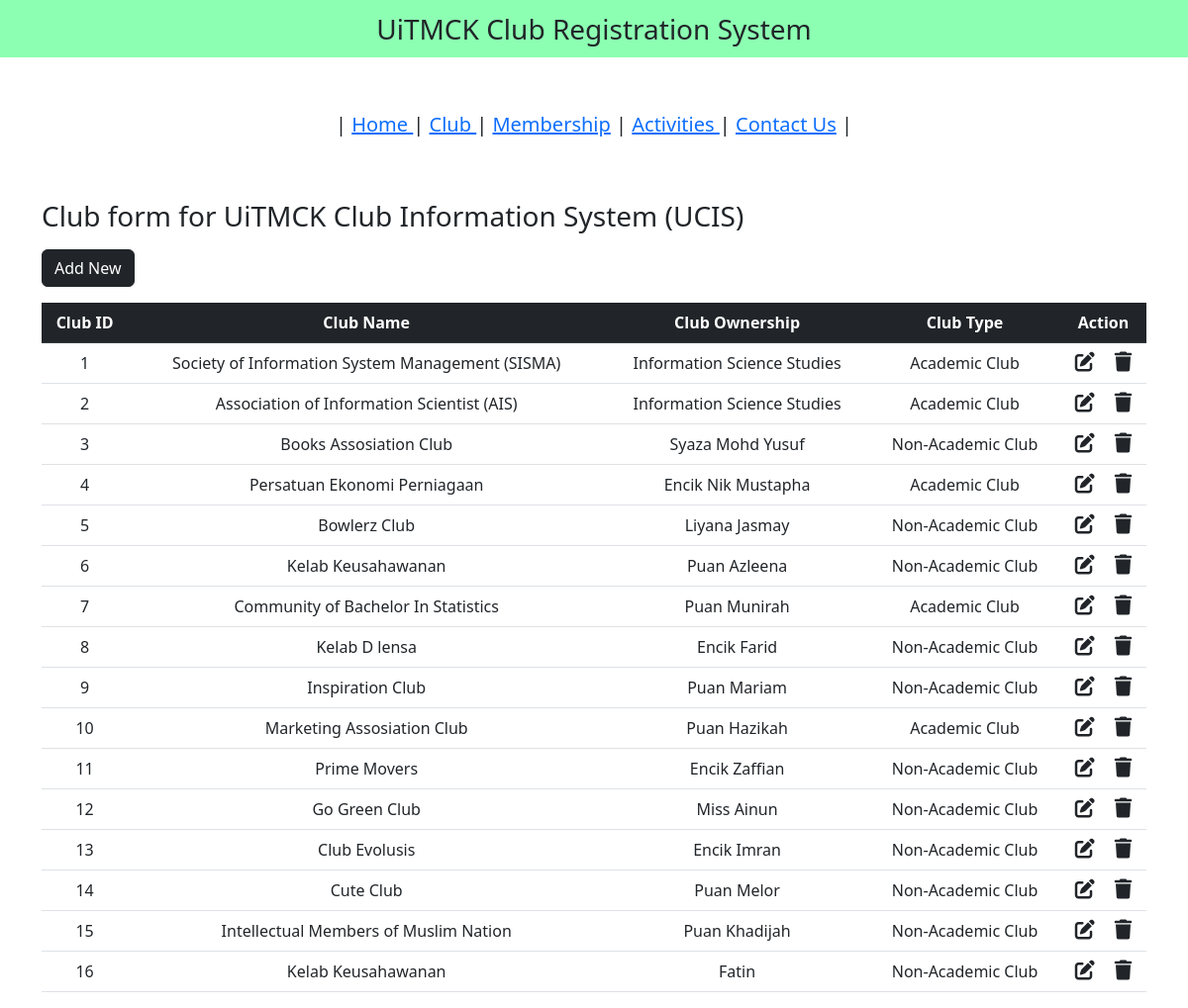
Page /club.php on the committed database.
### tables this page shows
CREATE TABLE `club` (
  `club_id` int NOT NULL,
  `club_name` varchar(200) NOT NULL,
  `club_owner` varchar(200) NOT NULL,
  `club_type` varchar(200) NOT NULL
);

### club.php (the view, shortened to what this page needs)
<?php
include "db_conn.php";
?>
<!DOCTYPE html>
<html lang="en">
<head>
  <link href="https://cdn.jsdelivr.net/npm/bootstrap@5.2.3/dist/css/bootstrap.min.css" rel="stylesheet">
  <link rel="stylesheet" href="https://cdnjs.cloudflare.com/ajax/libs/font-awesome/6.4.0/css/all.min.css" />
</head>
<body>
  <nav class="navbar navbar-light justify-content-center fs-3 mb-5" style="background-color: #00ff5573;">
    UiTMCK Club Registration System
  </nav>
  <nav class="navbar navbar-light justify-content-center fs-3 mb-5" style="background-color: #00fffff;">
<h5>| <a href="index.php">Home </a>| <a href="club.php">Club </a>| <a href="membership.php">Membership</a> | <a href="activity.php">Activities </a> | <a href="contact.php">Contact Us</a> | </h5></p>
</nav>
  <div class="container">
	<p align="center"><h3>Club form for UiTMCK Club Information System  (UCIS)</h3></p>
    <a href="add_club.php" class="btn btn-dark mb-3">Add New</a>
    <table class="table table-hover text-center">
      <thead class="table-dark">
        <tr>
          <th scope="col">Club ID</th>
          <th scope="col">Club Name</th>
          <th scope="col">Club Ownership</th>
          <th scope="col">Club Type</th>
          <th scope="col">Action</th>
        </tr>
      </thead>
      <tbody>
        <?php
        $sql = "SELECT * FROM `club`";
        $result = mysqli_query($conn, $sql);
        while ($row = mysqli_fetch_assoc($result)) {
        ?>
          <tr>
            <td><?php echo $row["club_id"] ?></td>
            <td><?php echo $row["club_name"] ?></td>
            <td><?php echo $row["club_owner"] ?></td>
            <td><?php echo $row["club_type"] ?></td>
            <td>
              <a href="edit_club.php?club_id=<?php echo $row["club_id"] ?>" class="link-dark"><i class="fa-solid fa-pen-to-square fs-5 me-3"></i></a>
              <a href="delete_club.php?club_id=<?php echo $row["club_id"] ?>" class="link-dark"><i class="fa-solid fa-trash fs-5"></i></a>
            </td>
          </tr>
        <?php
        }
        ?>
      </tbody>
    </table>
  </div>
</body>
</html>

### rows in the picture
club: club_id "1", club_name "Society of Information System Management (SISMA)", club_owner "Information Science Studies", club_type "Academic Club"
club: club_id "2", club_name "Association of Information Scientist (AIS)", club_owner "Information Science Studies", club_type "Academic Club"
club: club_id "3", club_name "Books Assosiation Club", club_owner "Syaza Mohd Yusuf", club_type "Non-Academic Club"
club: club_id "4", club_name "Persatuan Ekonomi Perniagaan", club_owner "Encik Nik Mustapha", club_type "Academic Club"
club: club_id "5", club_name "Bowlerz Club", club_owner "Liyana Jasmay", club_type "Non-Academic Club"
club: club_id "6", club_name "Kelab Keusahawanan", club_owner "Puan Azleena", club_type "Non-Academic Club"
club: club_id "7", club_name "Community of Bachelor In Statistics", club_owner "Puan Munirah", club_type "Academic Club"
club: club_id "8", club_name "Kelab D lensa", club_owner "Encik Farid", club_type "Non-Academic Club"
club: club_id "9", club_name "Inspiration Club", club_owner "Puan Mariam", club_type "Non-Academic Club"
club: club_id "10", club_name "Marketing Assosiation Club", club_owner "Puan Hazikah", club_type "Academic Club"
club: club_id "11", club_name "Prime Movers", club_owner "Encik Zaffian", club_type "Non-Academic Club"
club: club_id "12", club_name "Go Green Club", club_owner "Miss Ainun", club_type "Non-Academic Club"
club: club_id "13", club_name "Club Evolusis", club_owner "Encik Imran", club_type "Non-Academic Club"
club: club_id "14", club_name "Cute Club", club_owner "Puan Melor", club_type "Non-Academic Club"
club: club_id "15", club_name "Intellectual Members of Muslim Nation", club_owner "Puan Khadijah", club_type "Non-Academic Club"
club: club_id "16", club_name "Kelab Keusahawanan", club_owner "Fatin", club_type "Non-Academic Club"
